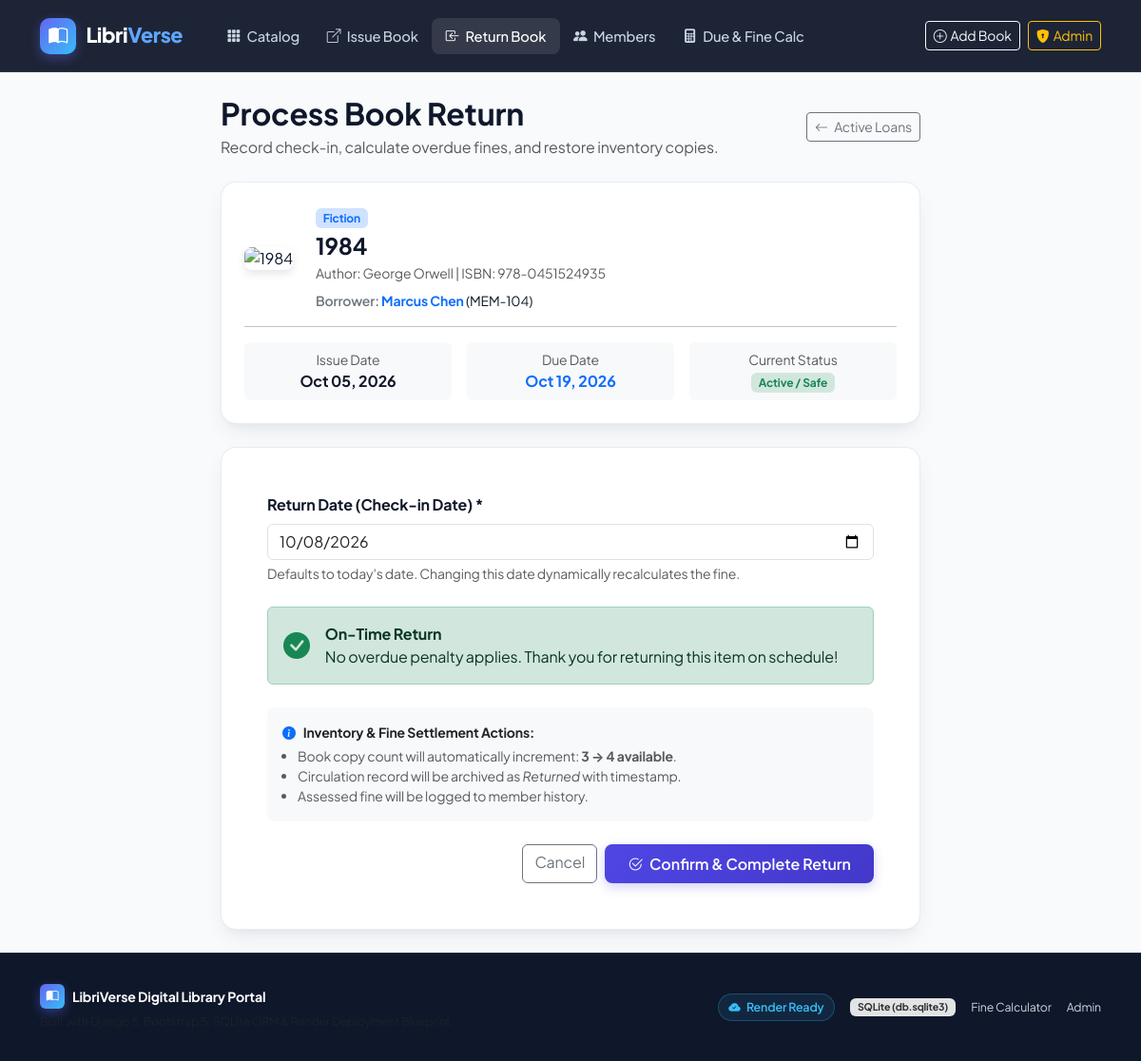
The app's page /return/8/ with its own data.
### library/models.py (models this page shows, shortened)
class CirculationRecord(models.Model):
    book = models.ForeignKey(Book, on_delete=models.CASCADE, related_name='circulation_records')
    member = models.ForeignKey(Member, on_delete=models.CASCADE, related_name='circulation_records')
    issue_date = models.DateField(default=timezone.now)
    due_date = models.DateField(blank=True)
    return_date = models.DateField(null=True, blank=True)
    fine_amount = models.DecimalField(max_digits=7, decimal_places=2, default=Decimal('0.00'))
    returned = models.BooleanField(default=False)
    class Meta:
        ordering = ['-issue_date']
    @property
    def is_overdue(self):
        if self.returned:
            return False
        today = timezone.localdate() if hasattr(timezone, 'localdate') else date.today()
        return today > self.due_date

class Book(models.Model):
    GENRE_CHOICES = [
        ('Fiction', 'Fiction'),
        ('Non-Fiction', 'Non-Fiction'),
        ('Science & Tech', 'Science & Tech'),
        ('History', 'History'),
        ('Biography', 'Biography'),
        ('Philosophy', 'Philosophy'),
        ('Fantasy & Sci-Fi', 'Fantasy & Sci-Fi'),
        ('Mystery & Thriller', 'Mystery & Thriller'),
        ('Classic Literature', 'Classic Literature'),
        ('Computer Science', 'Computer Science'),
        ('Business & Economics', 'Business & Economics'),
    ]
    title = models.CharField(max_length=255)
    author = models.ForeignKey(Author, on_delete=models.CASCADE, related_name='books')
    isbn = models.CharField(max_length=20, unique=True, verbose_name="ISBN")
    genre = models.CharField(max_length=100, choices=GENRE_CHOICES, default='Fiction')
    total_copies = models.PositiveIntegerField(default=1)
    available_copies = models.PositiveIntegerField(default=1)
    cover_url = models.URLField(
        blank=True,
        null=True,
        help_text="Direct link to book cover image",
        default="https://images.unsplash.com/photo-1544716278-ca5e3f4abd8c?auto=format&fit=crop&w=600&q=80"
    )
    description = models.TextField(blank=True, help_text="Synopsis or book summary")
    class Meta:
        ordering = ['title']

class Author(models.Model):
    name = models.CharField(max_length=200, help_text="Author's full name")
    biography = models.TextField(blank=True, help_text="Short author biography")
    class Meta:
        ordering = ['name']

class Member(models.Model):
    name = models.CharField(max_length=200)
    member_id = models.CharField(max_length=50, unique=True, verbose_name="Member ID")
    email = models.EmailField(unique=True)
    phone = models.CharField(max_length=25, blank=True)
    joined_date = models.DateField(default=timezone.now)
    class Meta:
        ordering = ['name']

### library/views.py (the view, shortened to what this page needs)
# urls.py: path('return/', views.book_return_view, name='return_book_select'),
def book_return_view(request, record_id=None):
    if record_id:
        record = get_object_or_404(CirculationRecord.objects.select_related('book', 'member'), pk=record_id)
    if record.returned:
        messages.info(request, f"This loan for '{record.book.title}' was already returned on {record.return_date}.")
        return redirect('member_dashboard', member_id=record.member.id)
    today = timezone.localdate() if hasattr(timezone, 'localdate') else date.today()
    if request.method == 'POST':
        form = BookReturnForm(request.POST)
        if form.is_valid():
            return_date = form.cleaned_data['return_date']
            if return_date > record.due_date:
                days_overdue = (return_date - record.due_date).days
                fine = Decimal(str(days_overdue)) * DAILY_FINE_RATE
            else:
                days_overdue = 0
                fine = Decimal('0.00')
            record.return_date = return_date
            record.fine_amount = fine
            record.returned = True
            record.save()
            book = record.book
            book.available_copies = min(book.total_copies, book.available_copies + 1)
            book.save()
            if fine > Decimal('0.00'):
                messages.warning(
                    request,
                    f"Book returned! '{book.title}' was {days_overdue} day(s) overdue. "
                    f"Fine assessed: ${fine:.2f} (Rate: ${DAILY_FINE_RATE}/day)."
                )
            else:
                messages.success(
                    request,
                    f"Book returned successfully on time! No overdue fine for '{book.title}'."
                )
            return redirect('member_dashboard', member_id=record.member.id)
    else:
        form = BookReturnForm(initial={'return_date': today})
    days_overdue = max(0, (today - record.due_date).days)
    estimated_fine = Decimal(str(days_overdue)) * DAILY_FINE_RATE
    context = {
        'record': record,
        'form': form,
        'today': today,
        'days_overdue': days_overdue,
        'estimated_fine': estimated_fine,
        'daily_fine_rate': DAILY_FINE_RATE,
    }
    return render(request, 'library/return_book.html', context)

### library/forms.py
class BookReturnForm(forms.Form):
    return_date = forms.DateField(
        initial=timezone.localdate,
        widget=forms.DateInput(attrs={'class': 'form-control', 'type': 'date', 'id': 'id_return_date'})
    )

### library/templates/library/return_book.html (shortened to what this page needs)
{% extends 'library/base.html' %}
{% load static %}
{% block content %}
<div class="container py-4">
    <div class="row justify-content-center">
        <div class="col-lg-8">
            <div class="d-flex align-items-center justify-content-between mb-4">
                <div>
                    <h2 class="fw-bold mb-1">Process Book Return</h2>
                    <p class="text-muted mb-0">Record check-in, calculate overdue fines, and restore inventory copies.</p>
                </div>
                <a href="{% url 'return_book_select' %}" class="btn btn-outline-secondary btn-sm">
                    <i class="bi bi-arrow-left me-1"></i> Active Loans
                </a>
            </div>
            <div class="card-modern p-4 mb-4">
                <div class="row g-4 align-items-center">
                    <div class="col-auto">
                        <img src="{{ record.book.cover_url }}" alt="{{ record.book.title }}"
                             style="width: 80px; height: 110px; object-fit: cover; border-radius: 8px; box-shadow: 0 4px 10px rgba(0,0,0,0.1);"
                             onerror="this.onerror=null; this.src='https://images.unsplash.com/photo-1544716278-ca5e3f4abd8c?auto=format&fit=crop&w=600&q=80';">
                    </div>
                    <div class="col">
                        <span class="badge bg-primary-subtle text-primary mb-1">{{ record.book.genre }}</span>
                        <h4 class="fw-bold mb-1">{{ record.book.title }}</h4>
                        <div class="text-muted small mb-2">Author: {{ record.book.author.name }} | ISBN: {{ record.book.isbn }}</div>
                        <div class="small">
                            <span class="text-secondary fw-semibold">Borrower:</span>
                            <a href="{% url 'member_dashboard' record.member.id %}" class="text-primary text-decoration-none fw-bold">
                                {{ record.member.name }}
                            </a> ({{ record.member.member_id }})
                        </div>
                    </div>
                </div>
                <hr class="my-3">
                <div class="row g-3 text-center">
                    <div class="col-sm-4">
                        <div class="p-2 bg-light rounded">
                            <div class="small text-muted">Issue Date</div>
                            <div class="fw-bold">{{ record.issue_date|date:"M d, Y" }}</div>
                        </div>
                    </div>
                    <div class="col-sm-4">
                        <div class="p-2 bg-light rounded">
                            <div class="small text-muted">Due Date</div>
                            <div class="fw-bold text-primary">{{ record.due_date|date:"M d, Y" }}</div>
                        </div>
                    </div>
                    <div class="col-sm-4">
                        <div class="p-2 bg-light rounded">
                            <div class="small text-muted">Current Status</div>
                            <div>
                                {% if record.is_overdue %}
                                    <span class="badge badge-overdue">Overdue</span>
                                {% else %}
                                    <span class="badge bg-success-subtle text-success">Active / Safe</span>
                                {% endif %}
                            </div>
                        </div>
                    </div>
                </div>
            </div>
            <div class="card-modern p-4 p-md-5">
                <form method="POST" novalidate>
                    <div class="mb-4">
                        <label for="id_return_date" class="form-label fw-bold">Return Date (Check-in Date) *</label>
                        {{ form.return_date }}
                        <div class="form-text">Defaults to today's date. Changing this date dynamically recalculates the fine.</div>
                    </div>
                    <div id="liveFineBanner" class="alert {% if days_overdue > 0 %}alert-danger{% else %}alert-success{% endif %} d-flex align-items-center mb-4">
                        {% if days_overdue > 0 %}
                            <i class="bi bi-exclamation-triangle-fill fs-3 me-3 text-danger"></i>
                            <div>
                                <strong class="d-block">Overdue Penalty Notice</strong>
                                This book is <strong id="liveOverdueDays">{{ days_overdue }} days</strong> overdue.
                                A fine of <strong id="liveFineAmount">${{ estimated_fine }}</strong> (${{ daily_fine_rate }}/day) will be applied.
                            </div>
                        {% else %}
                            <i class="bi bi-check-circle-fill fs-3 me-3 text-success"></i>
                            <div>
                                <strong class="d-block">On-Time Return</strong>
                                No overdue penalty applies. Thank you for returning this item on schedule!
                            </div>
                        {% endif %}
                    </div>
                    <div class="bg-light p-3 rounded-3 small text-muted mb-4">
                        <div class="d-flex align-items-center gap-2 mb-1">
                            <i class="bi bi-info-circle-fill text-primary"></i>
                            <strong class="text-dark">Inventory & Fine Settlement Actions:</strong>
                        </div>
                        <ul class="mb-0 ps-3">
                            <li>Book copy count will automatically increment: <strong>{{ record.book.available_copies }} &rarr; {{ record.book.available_copies|add:"1" }} available</strong>.</li>
                            <li>Circulation record will be archived as <em>Returned</em> with timestamp.</li>
                            <li>Assessed fine will be logged to member history.</li>
                        </ul>
                    </div>
                    <div class="d-flex gap-2 justify-content-end">
                        <a href="{% url 'member_dashboard' record.member.id %}" class="btn btn-outline-secondary">Cancel</a>
                        <button type="submit" class="btn btn-primary-custom px-4">
                            <i class="bi bi-check2-circle me-1"></i> Confirm & Complete Return
                        </button>
                    </div>
                </form>
            </div>
        </div>
    </div>
</div>
{% endblock %}

### library/static/css/style.css (style rules this page uses)
:root { --primary: #4f46e5; --primary-hover: #4338ca; --primary-light: #e0e7ff; --secondary: #0ea5e9; --accent: #8b5cf6; --bg-gradient: linear-gradient(135deg, #0f172a 0%, #1e1b4b 50%, #0f172a 100%); --surface: #ffffff; --surface-alt: #f8fafc; --text-main: #0f172a; --text-muted: #64748b; --card-border: rgba(226, 232, 240, 0.8); --card-shadow: 0 10px 25px -5px rgba(15, 23, 42, 0.08), 0 8px 10px -6px rgba(15, 23, 42, 0.04); --card-hover-shadow: 0 20px 30px -10px rgba(79, 70, 229, 0.18); --success: #10b981; --warning: #f59e0b; --danger: #ef4444; --radius-lg: 16px; --radius-md: 12px; --radius-sm: 8px; }
body { font-family: 'Plus Jakarta Sans', system-ui, -apple-system, sans-serif; background-color: #f8fafc; color: var(--text-main); min-height: 100vh; display: flex; flex-direction: column; letter-spacing: -0.01em; }
.card-modern { background: var(--surface); border: 1px solid var(--card-border); border-radius: var(--radius-lg); box-shadow: var(--card-shadow); transition: transform 0.25s cubic-bezier(0.16, 1, 0.3, 1), box-shadow 0.25s ease; overflow: hidden; }
.btn-primary-custom { background: linear-gradient(135deg, #4f46e5, #4338ca); color: white; border: none; font-weight: 600; border-radius: var(--radius-sm); padding: 0.55rem 1.15rem; box-shadow: 0 4px 12px rgba(79, 70, 229, 0.25); transition: all 0.2s ease; }

### records on screen
CirculationRecord: book.genre "Fiction", book "1984", book.author.name "George Orwell", book.isbn "978-0451524935", member.name "Marcus Chen", member.member_id "MEM-104", issue_date "Oct 05, 2026", due_date "Oct 19, 2026", book.available_copies "3", book.available_copies|add "4"
